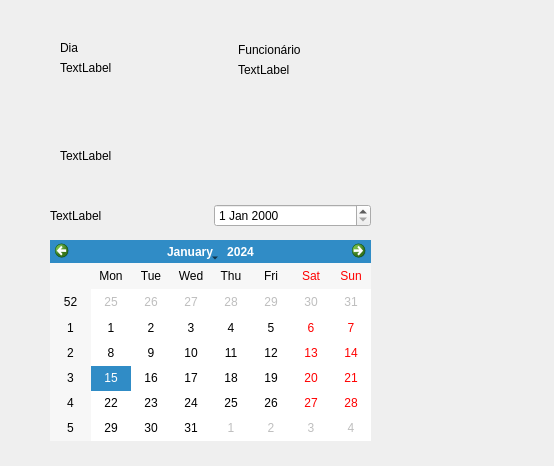
<?xml version="1.0" encoding="UTF-8"?>
<ui version="4.0">
 <class>Janela_Dia</class>
 <widget class="QDialog" name="Janela_Dia">
  <property name="geometry">
   <rect>
    <x>0</x>
    <y>0</y>
    <width>554</width>
    <height>466</height>
   </rect>
  </property>
  <property name="windowTitle">
   <string>Dialog</string>
  </property>
  <widget class="QLabel" name="lblDia">
   <property name="geometry">
    <rect>
     <x>60</x>
     <y>40</y>
     <width>49</width>
     <height>16</height>
    </rect>
   </property>
   <property name="text">
    <string>Dia</string>
   </property>
  </widget>
  <widget class="QLabel" name="lblDia_Btn">
   <property name="geometry">
    <rect>
     <x>60</x>
     <y>60</y>
     <width>111</width>
     <height>16</height>
    </rect>
   </property>
   <property name="text">
    <string>TextLabel</string>
   </property>
  </widget>
  <widget class="QLabel" name="lblFunc_Btn">
   <property name="geometry">
    <rect>
     <x>238</x>
     <y>60</y>
     <width>91</width>
     <height>20</height>
    </rect>
   </property>
   <property name="text">
    <string>TextLabel</string>
   </property>
  </widget>
  <widget class="QLabel" name="lblFunc">
   <property name="geometry">
    <rect>
     <x>238</x>
     <y>40</y>
     <width>91</width>
     <height>20</height>
    </rect>
   </property>
   <property name="text">
    <string>Funcionário</string>
   </property>
  </widget>
  <widget class="QLabel" name="lblFolga">
   <property name="geometry">
    <rect>
     <x>60</x>
     <y>130</y>
     <width>101</width>
     <height>51</height>
    </rect>
   </property>
   <property name="text">
    <string>TextLabel</string>
   </property>
  </widget>
  <widget class="QWidget" name="horizontalLayoutWidget">
   <property name="geometry">
    <rect>
     <x>50</x>
     <y>190</y>
     <width>321</width>
     <height>51</height>
    </rect>
   </property>
   <layout class="QHBoxLayout" name="lytTroca">
    <item>
     <widget class="QLabel" name="qLabel">
      <property name="text">
       <string>TextLabel</string>
      </property>
     </widget>
    </item>
    <item>
     <widget class="QDateEdit" name="qDateEdit"/>
    </item>
   </layout>
  </widget>
  <widget class="QWidget" name="verticalLayoutWidget">
   <property name="geometry">
    <rect>
     <x>50</x>
     <y>240</y>
     <width>321</width>
     <height>201</height>
    </rect>
   </property>
   <layout class="QVBoxLayout" name="lytCalendario">
    <item>
     <widget class="QCalendarWidget" name="qCalendarWidget"/>
    </item>
   </layout>
  </widget>
 </widget>
 <resources/>
 <connections/>
</ui>
